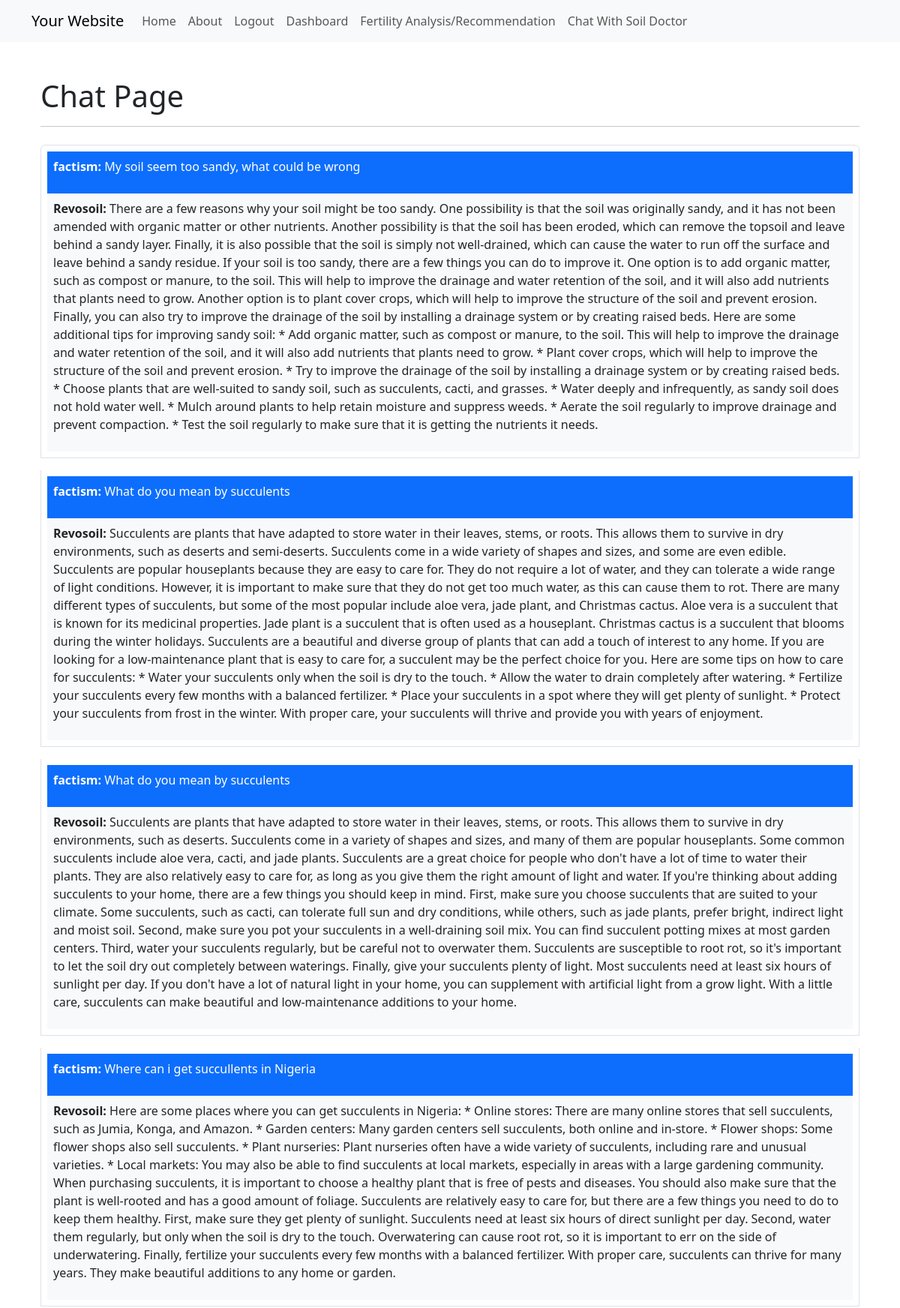
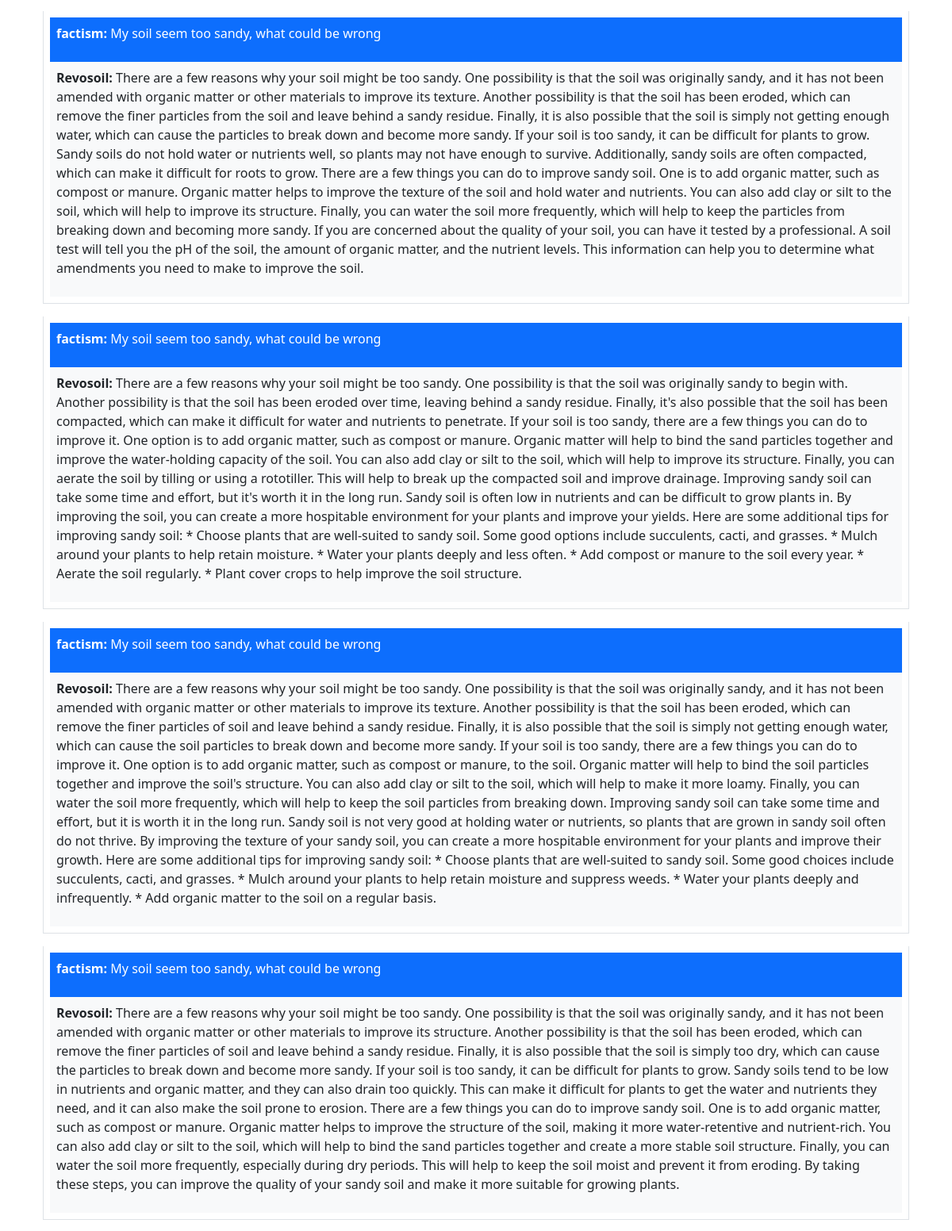
Page /soilapp/chat/ (signed in, upper part) on the committed database (2 pictures, top to bottom).
### soilapp/models.py (models this page shows, shortened)
class ChatMessage(models.Model):
    user = models.ForeignKey(User, on_delete=models.CASCADE, default=1)
    user_input = models.TextField()
    model_response = models.TextField()
    timestamp = models.DateTimeField(auto_now_add=True)
    class Meta:
        ordering = ['timestamp']

### soilapp/views.py (the view)
# urls.py: path('chat/', views.chat_view, name='chat_view'),
@login_required(login_url='login')
def chat_view(request):
    if request.method == 'POST':
        palm.configure(api_key='AIzaSyA2fSdNXmrkVRtx    VECo-PjdtGAyntUMpW8')
        form = ChatForm(request.POST)
        if form.is_valid():
            prompt = form.cleaned_data['prompt']
            if prompt == 'quit':
                return redirect('chat_view')  # Redirect to chat view when 'quit' is entered
            response = palm.chat(
                context="Be a professional soil scientist with vast and accurate knowledge in soil science, agronomy, and general agriculture.",
                examples=[],
                messages=prompt
            )
            user = request.user
            ChatMessage.objects.create(user=user, user_input=prompt, model_response=response.last)
    else:
        form = ChatForm()
    chat_messages = ChatMessage.objects.filter(user=request.user)
    return render(request, 'chat_page.html', {'form': form, 'chat_messages': chat_messages})

### soilapp/templates/chat_page.html (shortened to what this page needs)
{% extends "base.html" %}
{% block content %}
    <div class="container mt-5">
        <h1>Chat Page</h1>
        <hr>
        <ul class="list-group chat-container">
            {% for message in chat_messages %}
                <li class="list-group-item message-container my-2 p-2">
                    <div class="user-message bg-primary text-white p-2">
                        <p><strong>{{ message.user }}:</strong> {{ message.user_input }}</p>
                    </div>
                    <div class="model-message bg-light p-2">
                        <p><strong>Revosoil:</strong> {{ message.model_response }}</p>
                    </div>
                </li>
            {% endfor %}
        </ul>
    </div>
{% endblock %}

### rows in the picture
ChatMessage: user "factism", user_input "My soil seem too sandy, what could be wrong", model_response "There are a few reasons why your soil might be too sandy. One possibility is that the soil was originally sandy, and it has not been amended with organic matter or other nutrients. Another possibility is that the soil has been eroded, which can remove the topsoil and leave behind a sandy layer. Finally, it is also possible that the soil is simply not well-drained, which can cause the water to run off the surface and leave behind a sandy residue. If your soil is too sandy, there are a few things you can do to improve it. One option is to add organic matter, such as compost or manure, to the soil. This will help to improve the drainage and water retention of the soil, and it will also add…"
ChatMessage: user "factism", user_input "What do you mean by succulents", model_response "Succulents are plants that have adapted to store water in their leaves, stems, or roots. This allows them to survive in dry environments, such as deserts and semi-deserts. Succulents come in a wide variety of shapes and sizes, and some are even edible. Succulents are popular houseplants because they are easy to care for. They do not require a lot of water, and they can tolerate a wide range of light conditions. However, it is important to make sure that they do not get too much water, as this can cause them to rot. There are many different types of succulents, but some of the most popular include aloe vera, jade plant, and Christmas cactus. Aloe vera is a succulent that is known for its…"
ChatMessage: user "factism", user_input "What do you mean by succulents", model_response "Succulents are plants that have adapted to store water in their leaves, stems, or roots. This allows them to survive in dry environments, such as deserts. Succulents come in a variety of shapes and sizes, and many of them are popular houseplants. Some common succulents include aloe vera, cacti, and jade plants. Succulents are a great choice for people who don't have a lot of time to water their plants. They are also relatively easy to care for, as long as you give them the right amount of light and water. If you're thinking about adding succulents to your home, there are a few things you should keep in mind. First, make sure you choose succulents that are suited to your climate. Some…"
ChatMessage: user "factism", user_input "Where can i get succullents in Nigeria", model_response "Here are some places where you can get succulents in Nigeria: * Online stores: There are many online stores that sell succulents, such as Jumia, Konga, and Amazon. * Garden centers: Many garden centers sell succulents, both online and in-store. * Flower shops: Some flower shops also sell succulents. * Plant nurseries: Plant nurseries often have a wide variety of succulents, including rare and unusual varieties. * Local markets: You may also be able to find succulents at local markets, especially in areas with a large gardening community. When purchasing succulents, it is important to choose a healthy plant that is free of pests and diseases. You should also make sure that the plant is…"
ChatMessage: user "factism", user_input "My soil seem too sandy, what could be wrong", model_response "There are a few reasons why your soil might be too sandy. One possibility is that the soil was originally sandy, and it has not been amended with organic matter or other materials to improve its texture. Another possibility is that the soil has been eroded, which can remove the finer particles from the soil and leave behind a sandy residue. Finally, it is also possible that the soil is simply not getting enough water, which can cause the particles to break down and become more sandy. If your soil is too sandy, it can be difficult for plants to grow. Sandy soils do not hold water or nutrients well, so plants may not have enough to survive. Additionally, sandy soils are often compacted, which…"
ChatMessage: user "factism", user_input "My soil seem too sandy, what could be wrong", model_response "There are a few reasons why your soil might be too sandy. One possibility is that the soil was originally sandy to begin with. Another possibility is that the soil has been eroded over time, leaving behind a sandy residue. Finally, it's also possible that the soil has been compacted, which can make it difficult for water and nutrients to penetrate. If your soil is too sandy, there are a few things you can do to improve it. One option is to add organic matter, such as compost or manure. Organic matter will help to bind the sand particles together and improve the water-holding capacity of the soil. You can also add clay or silt to the soil, which will help to improve its structure. Finally,…"
ChatMessage: user "factism", user_input "My soil seem too sandy, what could be wrong", model_response "There are a few reasons why your soil might be too sandy. One possibility is that the soil was originally sandy, and it has not been amended with organic matter or other materials to improve its texture. Another possibility is that the soil has been eroded, which can remove the finer particles of soil and leave behind a sandy residue. Finally, it is also possible that the soil is simply not getting enough water, which can cause the soil particles to break down and become more sandy. If your soil is too sandy, there are a few things you can do to improve it. One option is to add organic matter, such as compost or manure, to the soil. Organic matter will help to bind the soil particles…"
ChatMessage: user "factism", user_input "My soil seem too sandy, what could be wrong", model_response "There are a few reasons why your soil might be too sandy. One possibility is that the soil was originally sandy, and it has not been amended with organic matter or other materials to improve its structure. Another possibility is that the soil has been eroded, which can remove the finer particles of soil and leave behind a sandy residue. Finally, it is also possible that the soil is simply too dry, which can cause the particles to break down and become more sandy. If your soil is too sandy, it can be difficult for plants to grow. Sandy soils tend to be low in nutrients and organic matter, and they can also drain too quickly. This can make it difficult for plants to get the water and…"
